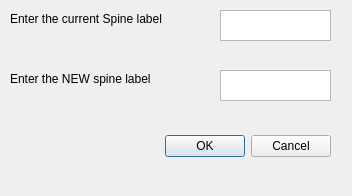
<?xml version="1.0" encoding="UTF-8"?>
<ui version="4.0">
 <class>Dialog</class>
 <widget class="QDialog" name="Dialog">
  <property name="geometry">
   <rect>
    <x>0</x>
    <y>0</y>
    <width>352</width>
    <height>196</height>
   </rect>
  </property>
  <property name="windowTitle">
   <string>Dialog</string>
  </property>
  <widget class="QDialogButtonBox" name="buttonBox">
   <property name="geometry">
    <rect>
     <x>-10</x>
     <y>130</y>
     <width>341</width>
     <height>32</height>
    </rect>
   </property>
   <property name="orientation">
    <enum>Qt::Horizontal</enum>
   </property>
   <property name="standardButtons">
    <set>QDialogButtonBox::Cancel|QDialogButtonBox::Ok</set>
   </property>
  </widget>
  <widget class="QLabel" name="label">
   <property name="geometry">
    <rect>
     <x>10</x>
     <y>10</y>
     <width>201</width>
     <height>17</height>
    </rect>
   </property>
   <property name="text">
    <string>Enter the current Spine label</string>
   </property>
  </widget>
  <widget class="QLabel" name="label_2">
   <property name="geometry">
    <rect>
     <x>10</x>
     <y>70</y>
     <width>211</width>
     <height>17</height>
    </rect>
   </property>
   <property name="text">
    <string>Enter the NEW spine label</string>
   </property>
  </widget>
  <widget class="QPlainTextEdit" name="plainTextEdit">
   <property name="geometry">
    <rect>
     <x>220</x>
     <y>10</y>
     <width>111</width>
     <height>31</height>
    </rect>
   </property>
  </widget>
  <widget class="QPlainTextEdit" name="plainTextEdit_2">
   <property name="geometry">
    <rect>
     <x>220</x>
     <y>70</y>
     <width>111</width>
     <height>31</height>
    </rect>
   </property>
  </widget>
 </widget>
 <resources/>
 <connections>
  <connection>
   <sender>buttonBox</sender>
   <signal>accepted()</signal>
   <receiver>Dialog</receiver>
   <slot>accept()</slot>
   <hints>
    <hint type="sourcelabel">
     <x>248</x>
     <y>254</y>
    </hint>
    <hint type="destinationlabel">
     <x>157</x>
     <y>274</y>
    </hint>
   </hints>
  </connection>
  <connection>
   <sender>buttonBox</sender>
   <signal>rejected()</signal>
   <receiver>Dialog</receiver>
   <slot>reject()</slot>
   <hints>
    <hint type="sourcelabel">
     <x>316</x>
     <y>260</y>
    </hint>
    <hint type="destinationlabel">
     <x>286</x>
     <y>274</y>
    </hint>
   </hints>
  </connection>
 </connections>
</ui>
